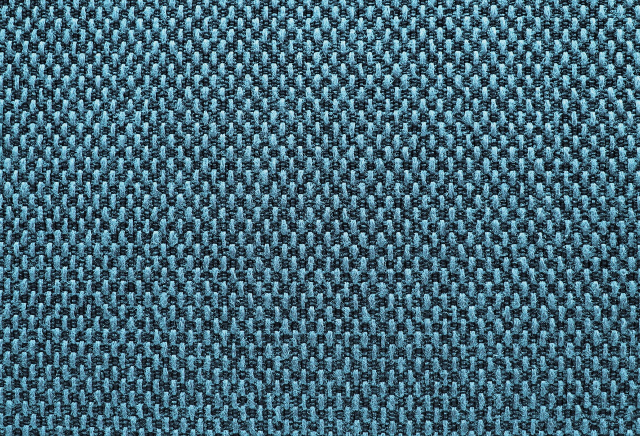
#> input picture backend/app/uploaded_samples/image1.jpg, 1280 x 872 px (shown at 1/2 size)
$ python -i pattern_analysis.py   (imports and definitions only)
#> lines starting #> are read from the running program, lines starting #| are printed output that depends on the picture
#> further down, picture is the input picture: shape (872, 1280, 3); mean B, G, R 119.7, 103.7, 67.5
"""
Pattern Analysis Module
Algorithms: Canny Edge Detection + Probabilistic Hough Line Transform
Determines surface pattern type of textile fabrics.
"""

import cv2
import numpy as np
import logging

logger = logging.getLogger(__name__)


def analyze_pattern(image: np.ndarray) -> dict:
    """
    Analyze surface pattern using edge detection and line orientation analysis.

    Args:
        image: BGR numpy array from OpenCV (H, W, 3)

    Returns:
        dict with surface_pattern, total_lines, vertical_lines,
        horizontal_lines, diagonal_lines
    """
    try:
        # Convert to grayscale
        gray = cv2.cvtColor(image, cv2.COLOR_BGR2GRAY)
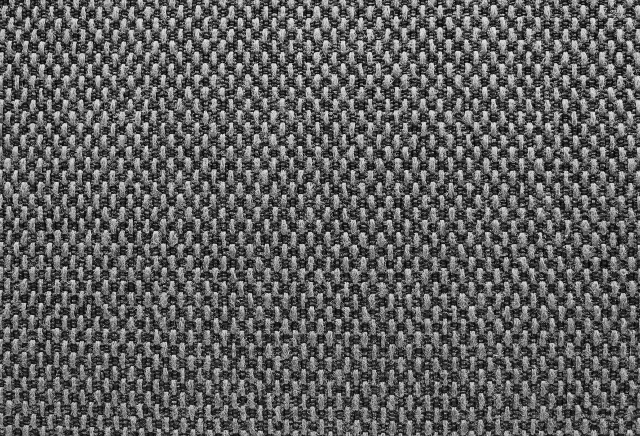
#> gray: shape (872, 1280) (shown at 1/2 size); min 0, max 250, mean 94.7

        # Resize for consistency
        gray = cv2.resize(gray, (224, 224))
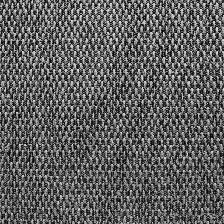
#> gray: shape (224, 224); min 1, max 238, mean 95

        # Apply Gaussian blur to reduce noise
        blurred = cv2.GaussianBlur(gray, (5, 5), 0)
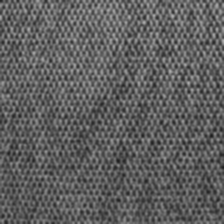
#> blurred: shape (224, 224); min 29, max 171, mean 95

        # Canny edge detection
        edges = cv2.Canny(blurred, threshold1=50, threshold2=150)
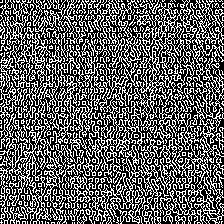
#> edges: shape (224, 224); 37.7% white in thin lines or dots

        # Probabilistic Hough Line Transform
        lines = cv2.HoughLinesP(
            edges,
            rho=1,
            theta=np.pi / 180,
            threshold=30,
            minLineLength=20,
            maxLineGap=10,
        )
#> lines = 279 rows, first 6: [44, 1, 221, 178], [0, 218, 168, 3], [2, 11, 210, 219], [1, 23, 197, 219], [16, 222, 222, 16], [30, 1, 219, 204]

        if lines is None:
            return {
                "surface_pattern": "Plain",
                "total_lines": 0,
                "vertical_lines": 0,
                "horizontal_lines": 0,
                "diagonal_lines": 0,
                "edge_density": 0.0,
            }

        total_lines = len(lines)
#> total_lines = 279
        vertical_lines = 0
        horizontal_lines = 0
        diagonal_lines = 0

        for line in lines:
            x1, y1, x2, y2 = line[0]
            angle = abs(np.degrees(np.arctan2(y2 - y1, x2 - x1)))

            if angle < 20 or angle > 160:
                horizontal_lines += 1
            elif 70 < angle < 110:
                vertical_lines += 1
            else:
                diagonal_lines += 1
#> this loop made 279 passes
#> (x1, y1, x2, y2, angle) on passes 1 to 12: (44, 1, 221, 178, 45), (0, 218, 168, 3, 52), (2, 11, 210, 219, 45), (1, 23, 197, 219, 45), (16, 222, 222, 16, 45), (30, 1, 219, 204, 47.05), (1, 6, 218, 223, 45), (0, 36, 181, 217, 45), (0, 222, 206, 1, 47.01), (10, 221, 221, 10, 45), (0, 127, 220, 15, 26.98), (39, 0, 221, 182, 45)
#> after the loop, diagonal_lines = 206; horizontal_lines = 33; vertical_lines = 40

        # Determine surface pattern based on line distribution
        surface_pattern = _classify_pattern(
            total_lines, vertical_lines, horizontal_lines, diagonal_lines
        )

        # Calculate edge density as an additional metric
        edge_density = float(np.sum(edges > 0)) / (edges.shape[0] * edges.shape[1])

        return {
            "surface_pattern": surface_pattern,
            "total_lines": total_lines,
            "vertical_lines": vertical_lines,
            "horizontal_lines": horizontal_lines,
            "diagonal_lines": diagonal_lines,
            "edge_density": round(edge_density, 4),
        }

    except Exception as e:
        logger.error(f"Pattern analysis failed: {e}")
        return {
            "surface_pattern": "Unknown",
            "total_lines": 0,
            "vertical_lines": 0,
            "horizontal_lines": 0,
            "diagonal_lines": 0,
            "edge_density": 0.0,
            "error": str(e),
        }


def _classify_pattern(
    total: int,
    vertical: int,
    horizontal: int,
    diagonal: int,
) -> str:
    """
    Classify the pattern based on line counts and orientation distribution.

    Rules:
    - Very few lines → Plain
    - Mostly vertical → Striped
    - Both vertical and horizontal present → Checked
    - Mostly diagonal or mixed → Patterned
    """
#> called with total = 279, vertical = 40, horizontal = 33, diagonal = 206
    if total < 10:
        return "Plain"

    v_ratio = vertical / total if total > 0 else 0
#> v_ratio = 0.143
    h_ratio = horizontal / total if total > 0 else 0
#> h_ratio = 0.118
    d_ratio = diagonal / total if total > 0 else 0
#> d_ratio = 0.738

    if v_ratio > 0.6:
        return "Striped"
    if v_ratio > 0.3 and h_ratio > 0.2:
        return "Checked"
    if d_ratio > 0.5:
        return "Patterned"
    if total > 80:
        return "Patterned"
    return "Plain"

>>> import cv2
>>> picture = cv2.imread('../../uploaded_samples/image1.jpg')
>>> result = analyze_pattern(picture)
#> in analyze_pattern, `surface_pattern = _classify_pattern( total_lines, vertical_lines, hori..`: surface_pattern = 'Patterned'
#> in analyze_pattern, `edge_density = float(np.sum(edges > 0)) / (edges.shape[0] * edges.shap..`: edge_density = 0.377
#> result = {'surface_pattern': 'Patterned', 'total_lines': 279, 'vertical_lines': 40, 'horizontal_lines': 33, 'diagonal_lines': 206, 'edge_density': 0.377}

$ run again, on backend/app/uploaded_samples/image2.jpg
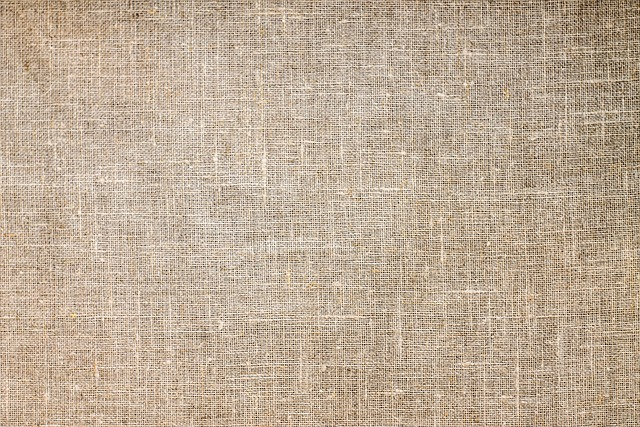
#> input picture backend/app/uploaded_samples/image2.jpg, 640 x 427 px
#> picture is the input picture: shape (427, 640, 3); mean B, G, R 151.3, 172.1, 190.5
#> in analyze_pattern, `blurred = cv2.GaussianBlur(gray, (5, 5), 0)`:
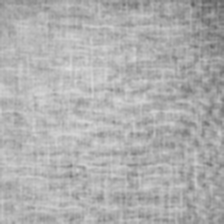
#> blurred: shape (224, 224); min 99, max 221, mean 174.9
#> in analyze_pattern, `edges = cv2.Canny(blurred, threshold1=50, threshold2=150)`:
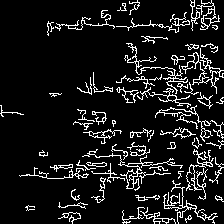
#> edges: shape (224, 224); 10.2% white in thin lines or dots
#> lines = 138 rows, first 6: [191, 164, 223, 164], [78, 163, 124, 162], [127, 173, 221, 173], [203, 199, 203, 219], [113, 26, 210, 23], [198, 198, 202, 121]
#> total_lines = 138
#> the loop in analyze_pattern, `for line in lines:` made 138 passes
#> (x1, y1, x2, y2, angle) on passes 1 to 8: (191, 164, 223, 164, 0), (78, 163, 124, 162, 1.25), (127, 173, 221, 173, 0), (203, 199, 203, 219, 90), (113, 26, 210, 23, 1.77), (198, 198, 202, 121, 87.03), (199, 82, 200, 48, 88.32), (213, 27, 214, 6, 87.27)
#> after the loop in analyze_pattern, `for line in lines:`: diagonal_lines = 52; horizontal_lines = 36; vertical_lines = 50
#> v_ratio = 0.362
#> h_ratio = 0.261
#> d_ratio = 0.377
#> surface_pattern = 'Checked'
#> edge_density = 0.102
#> result = {'surface_pattern': 'Checked', 'total_lines': 138, 'vertical_lines': 50, 'horizontal_lines': 36, 'diagonal_lines': 52, 'edge_density': 0.102}

$ run again, on backend/app/uploaded_samples/image3.jpg
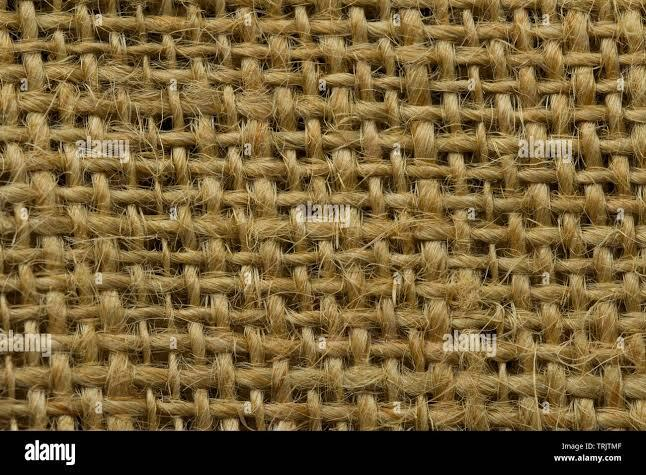
#> input picture backend/app/uploaded_samples/image3.jpg, 646 x 475 px
#> picture is the input picture: shape (475, 646, 3); mean B, G, R 55.4, 96.5, 118.7
#> in analyze_pattern, `blurred = cv2.GaussianBlur(gray, (5, 5), 0)`:
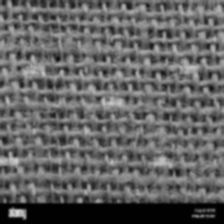
#> blurred: shape (224, 224); min 1, max 213, mean 98.4
#> in analyze_pattern, `edges = cv2.Canny(blurred, threshold1=50, threshold2=150)`:
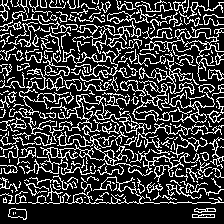
#> edges: shape (224, 224); 23.3% white in thin lines or dots
#> lines = 311 rows, first 6: [7, 1, 74, 68], [9, 212, 132, 89], [0, 15, 222, 189], [28, 181, 208, 1], [13, 217, 222, 8], [153, 158, 212, 217]
#> total_lines = 311
#> the loop in analyze_pattern, `for line in lines:` made 311 passes
#> (x1, y1, x2, y2, angle) on passes 1 to 8: (7, 1, 74, 68, 45), (9, 212, 132, 89, 45), (0, 15, 222, 189, 38.09), (28, 181, 208, 1, 45), (13, 217, 222, 8, 45), (153, 158, 212, 217, 45), (2, 177, 177, 2, 45), (99, 90, 188, 1, 45)
#> after the loop in analyze_pattern, `for line in lines:`: diagonal_lines = 168; horizontal_lines = 102; vertical_lines = 41
#> v_ratio = 0.132
#> h_ratio = 0.328
#> d_ratio = 0.54
#> surface_pattern = 'Patterned'
#> edge_density = 0.233
#> result = {'surface_pattern': 'Patterned', 'total_lines': 311, 'vertical_lines': 41, 'horizontal_lines': 102, 'diagonal_lines': 168, 'edge_density': 0.233}

$ run again, on backend/app/uploaded_samples/image8.jpg
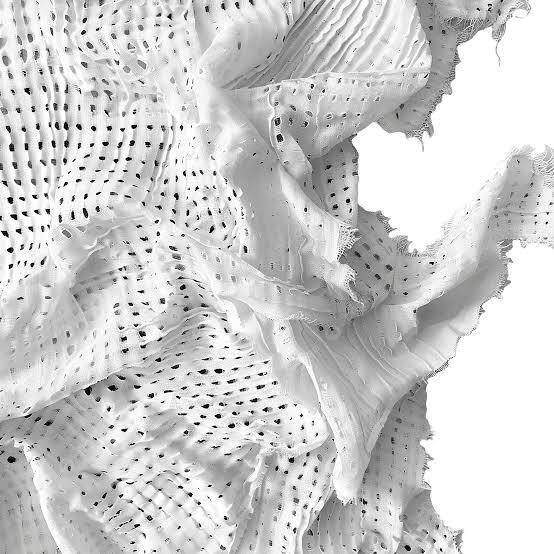
#> input picture backend/app/uploaded_samples/image8.jpg, 554 x 554 px
#> picture is the input picture: shape (554, 554, 3); mean B, G, R 206.6, 206.6, 206.6
#> in analyze_pattern, `blurred = cv2.GaussianBlur(gray, (5, 5), 0)`:
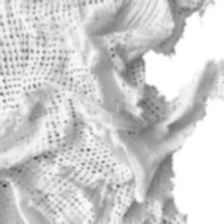
#> blurred: shape (224, 224); min 67, max 255, mean 206.5
#> in analyze_pattern, `edges = cv2.Canny(blurred, threshold1=50, threshold2=150)`:
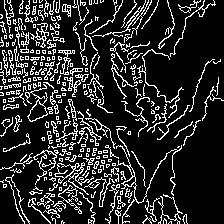
#> edges: shape (224, 224); 16.8% white in thin lines or dots
#> lines = 249 rows, first 6: [33, 0, 55, 213], [49, 11, 60, 211], [67, 113, 166, 223], [4, 0, 50, 85], [79, 154, 93, 223], [68, 118, 139, 202]
#> total_lines = 249
#> the loop in analyze_pattern, `for line in lines:` made 249 passes
#> (x1, y1, x2, y2, angle, horizontal_lines) on pass 91: (42, 151, 126, 127, 15.95, 1)
#> after the loop in analyze_pattern, `for line in lines:`: diagonal_lines = 146; horizontal_lines = 11; vertical_lines = 92
#> v_ratio = 0.369
#> h_ratio = 0.0442
#> d_ratio = 0.586
#> surface_pattern = 'Patterned'
#> edge_density = 0.168
#> result = {'surface_pattern': 'Patterned', 'total_lines': 249, 'vertical_lines': 92, 'horizontal_lines': 11, 'diagonal_lines': 146, 'edge_density': 0.168}
